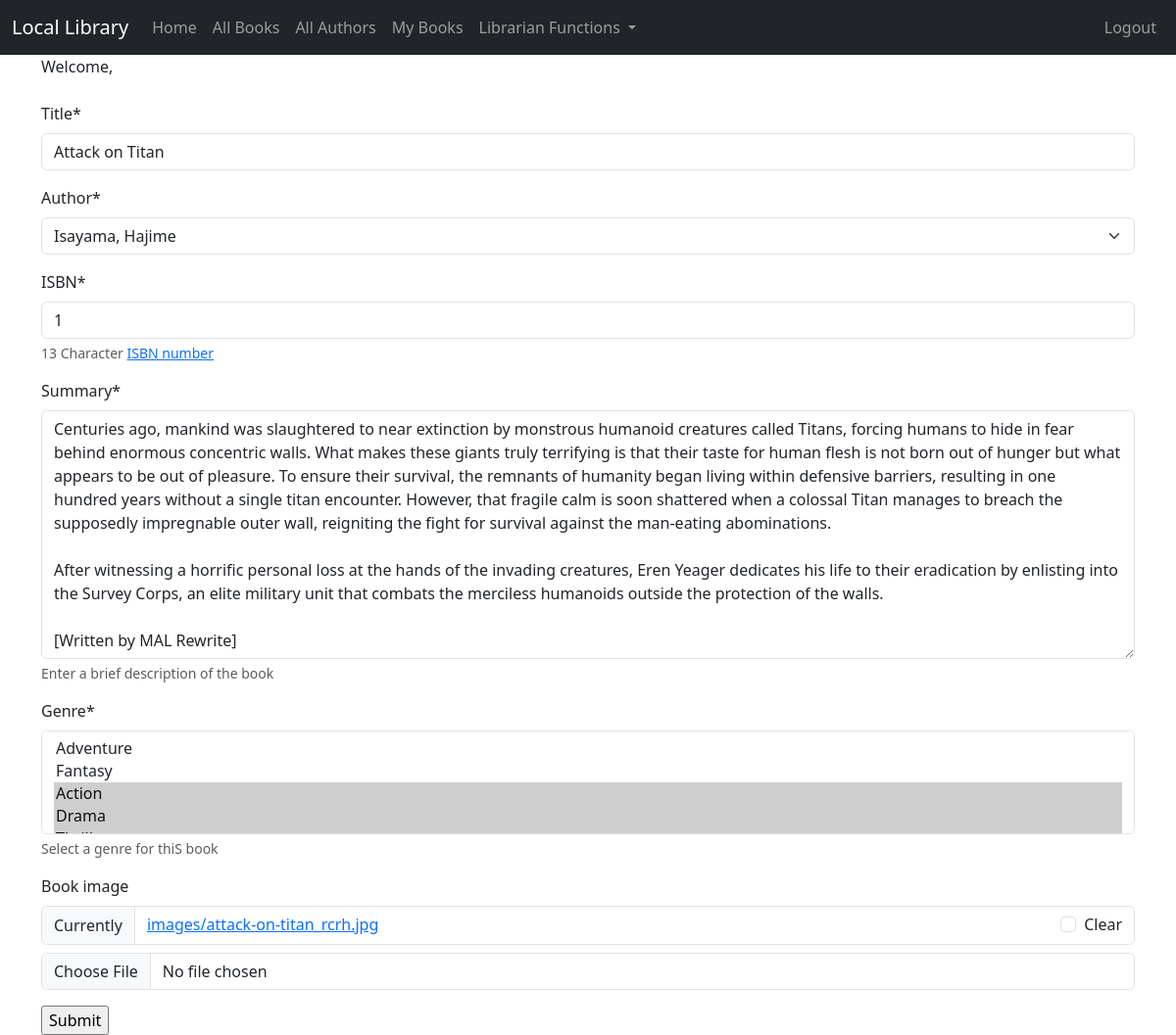
Screenshot of /book/1/update/ (signed in) with the database file from the repository.
### catalog/models.py (models this page shows, shortened)
class Book(models.Model):
    title = models.CharField(max_length=200)
    author = models.ForeignKey('Author', on_delete=models.RESTRICT, null=True)
    summary = models.TextField(max_length=1000, help_text='Enter a brief description of the book')
    isbn = models.CharField('ISBN', max_length=13, unique=True,
                            help_text='13 Character <a href="https://www.isbn-international.org/content/what-isbn">ISBN number</a>')
    genre = models.ManyToManyField(Genre, help_text='Select a genre for thiS book')
    book_image = models.ImageField(upload_to='images/', null=True, blank=True)

### catalog/views.py (the view, shortened to what this page needs)
# urls.py: path('book/<int:pk>/update/', views.BookUpdate.as_view(), name='book_update'),
class BookUpdate(UpdateView):
    model = Book
    fields = ['title', 'author', 'isbn', 'summary', 'genre', 'book_image']

### catalog/models.py (called while the page is built)
    def __str__(self):
        return self.name

    def __str__(self):
        return f'{self.last_name}, {self.first_name}'

### catalog/templates/catalog/book_form.html (shortened to what this page needs)
{% extends "catalog/base.html" %}
{% load crispy_forms_tags %}
{% load crispy_forms_filters %}
{% block content %}
    {% if perms.catalog.create_book or perms.catalog.edit_book %}
        <form action="" method="POST" enctype="multipart/form-data">
            {{ form|crispy }}
            <input type="submit" value="Submit"/>
        </form>
    {% else %}
        You do not have permission to access this feature
        <a href="{% url 'index' %}">Home</a>
    {% endif %}
{% endblock %}

### rows the page displays
Book: title "Attack on Titan", author "Isayama, Hajime", isbn "1", summary "Centuries ago, mankind was slaughtered to near extinction by monstrous humanoid creatures called Titans, forcing humans to hide in fear behind enormous concentric walls. What makes these giants truly terrifying is that their taste for human flesh is not born out of hunger but what appears to be out of pleasure. To ensure their survival, the remnants of humanity began living within defensive barriers, resulting in one hundred years without a single titan encounter. However, that fragile calm is soon shattered when a colossal Titan manages to breach the supposedly impregnable outer wall, reigniting the fight for survival against the man-eating abominations. After witnessing a horrific…"
